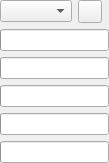
<?xml version="1.0" encoding="UTF-8"?>
<ui version="4.0">
 <class>GradualOverlayForm</class>
 <widget class="QWidget" name="GradualOverlayForm">
  <property name="geometry">
   <rect>
    <x>0</x>
    <y>0</y>
    <width>109</width>
    <height>158</height>
   </rect>
  </property>
  <layout class="QVBoxLayout" name="MainLayout">
   <property name="leftMargin">
    <number>0</number>
   </property>
   <property name="topMargin">
    <number>0</number>
   </property>
   <property name="rightMargin">
    <number>0</number>
   </property>
   <property name="bottomMargin">
    <number>0</number>
   </property>
   <item>
    <widget class="QWidget" name="widget" native="true">
     <layout class="QHBoxLayout" name="horizontalLayout">
      <property name="sizeConstraint">
       <enum>QLayout::SetFixedSize</enum>
      </property>
      <property name="leftMargin">
       <number>0</number>
      </property>
      <property name="topMargin">
       <number>0</number>
      </property>
      <property name="rightMargin">
       <number>0</number>
      </property>
      <property name="bottomMargin">
       <number>0</number>
      </property>
      <item>
       <widget class="ptChoice" name="Mode"/>
      </item>
      <item>
       <widget class="ptColorSelectButton" name="Color"/>
      </item>
      <item>
       <spacer name="horizontalSpacer">
        <property name="orientation">
         <enum>Qt::Horizontal</enum>
        </property>
        <property name="sizeHint" stdset="0">
         <size>
          <width>2</width>
          <height>5</height>
         </size>
        </property>
       </spacer>
      </item>
     </layout>
    </widget>
   </item>
   <item>
    <widget class="ptInput" name="Strength"/>
   </item>
   <item>
    <widget class="ptInput" name="Angle"/>
   </item>
   <item>
    <widget class="ptInput" name="LowerLevel"/>
   </item>
   <item>
    <widget class="ptInput" name="UpperLevel"/>
   </item>
   <item>
    <widget class="ptInput" name="Softness"/>
   </item>
  </layout>
 </widget>
 <customwidgets>
  <customwidget>
   <class>ptInput</class>
   <extends>QProgressBar</extends>
   <header>ptInput.h</header>
  </customwidget>
  <customwidget>
   <class>ptChoice</class>
   <extends>QComboBox</extends>
   <header>ptChoice.h</header>
  </customwidget>
  <customwidget>
   <class>ptColorSelectButton</class>
   <extends>QToolButton</extends>
   <header>ptColorSelectButton.h</header>
  </customwidget>
 </customwidgets>
 <resources/>
 <connections/>
</ui>
